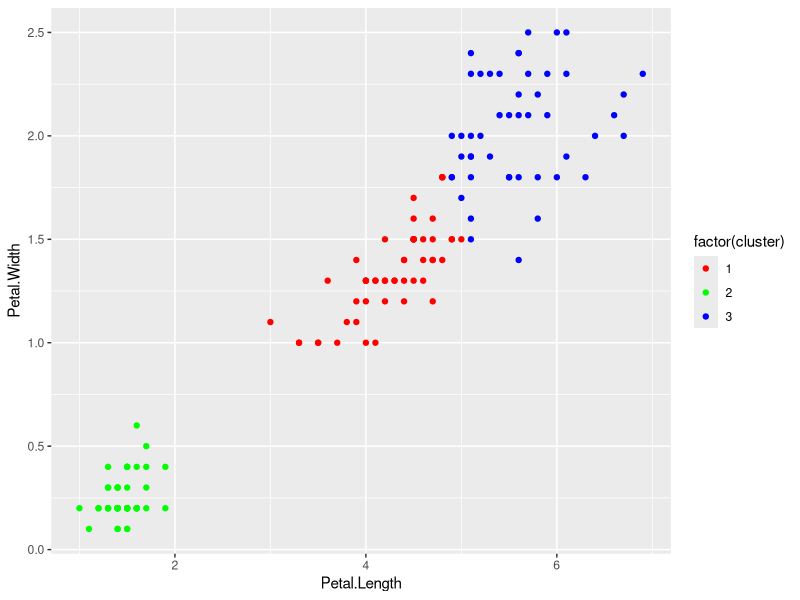
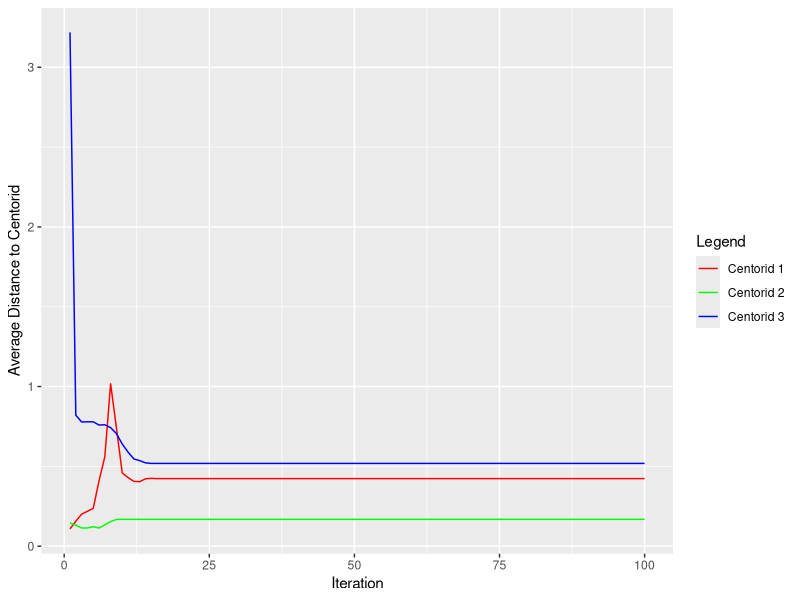

Write R code to recreate these figures, in order.
iris_data <- data.frame(Petal.Length = iris[[3]], Petal.Width = iris[[4]])
centorids <- data.frame(Petal.Length = c(1.4, 1.3, 1.7), Petal.Width = c(0.1, 0.2, 0.1))
#initialize two data.frames to store the data of iris and the initial centorids

dis <- function(x, y) {
  sqrt((x[1] - y[1]) ^ 2 + (x[2] - y[2]) ^ 2)
}
#dis function is for calculating the distance between two points
#an independent variable (x or y) for this function is a row of a data.frame
#an independent variable serves a set of all coordinates of a point

cluster <- numeric(nrow(iris_data)) 
#records the cluster that each point belongs to

centorid_distance_sum <- data.frame(matrix(0, nrow = 100, ncol = nrow(centorids)))
#records the sum of the distances between the points and their centorids in 100 times of iterations

centorid_distance_mean <- data.frame(matrix(0, nrow = 100, ncol = nrow(centorids)))
#records the mean of the distances between the points and their centorids in 100 times of iterations

for (i in 1:100) {

  for (j in 1:nrow(iris_data)) {
  
    distances <- numeric(nrow(centorids)) 
    #distances records distances for a point to the 3 centorids
    
    for (k in 1:nrow(centorids)) {
      distances[k] <- dis(iris_data[j,], centorids[k,])
    }
    
    cluster[j] <- which.min(distances)
    #find the index of the minimum of the distances
    
    centorid_distance_sum[i, cluster[j]] <- centorid_distance_sum[i, cluster[j]] + min(unlist(distances))
    #calculate and store the sum of the minimum distances (the distance between each point to its centorid) in an iteration
  }
  
  for (k in 1:nrow(centorids)){
    
    cluster_points <- iris_data[cluster == k,] 
    #cluster_points extracts Petal.Length and Petal.Width of points belonging to a certain cluster
    
    centorids[k, 1] <- mean(cluster_points[[1]])
    centorids[k, 2] <- mean(cluster_points[[2]]) 
    #calculate the new centorids for the next iteration
    
    centorid_distance_mean[i, k] <- centorid_distance_sum[i, k] / nrow(iris_data[cluster == k, ])
    #calculate and store the mean value of each value in centorid_distance_sum
    
  }
  
}

library(ggplot2)

ggplot(data = iris_data) + geom_point(mapping = aes(x = Petal.Length, y = Petal.Width, color = factor(cluster))) +
  scale_color_manual(values = c("red", "green", "blue"))
#draw the scatter plot for all the data samples (x-axis corresponds to the petal length while y-axis 
#corresponds to the petal width), and color each sample in red, green, and blue, indicating the cluster it has been assigned to

ggplot(data = centorid_distance_mean, aes(x = 1:100)) +
  geom_line(mapping = aes(y = X1, color = "Centorid 1")) +
  geom_line(mapping = aes(y = X2, color = "Centorid 2")) +
  geom_line(mapping = aes(y = X3, color = "Centorid 3")) +
  labs(x = "Iteration", y = "Average Distance to Centorid", color = "Legend") +
  scale_color_manual(values = c("red", "green", "blue"))
#draw the line plot with x-axis corresponds to the training iteration, and y-axis corresponds
#to the mean distance to the cluster centroids at that iteration


#This is the end of the answer for Q1.